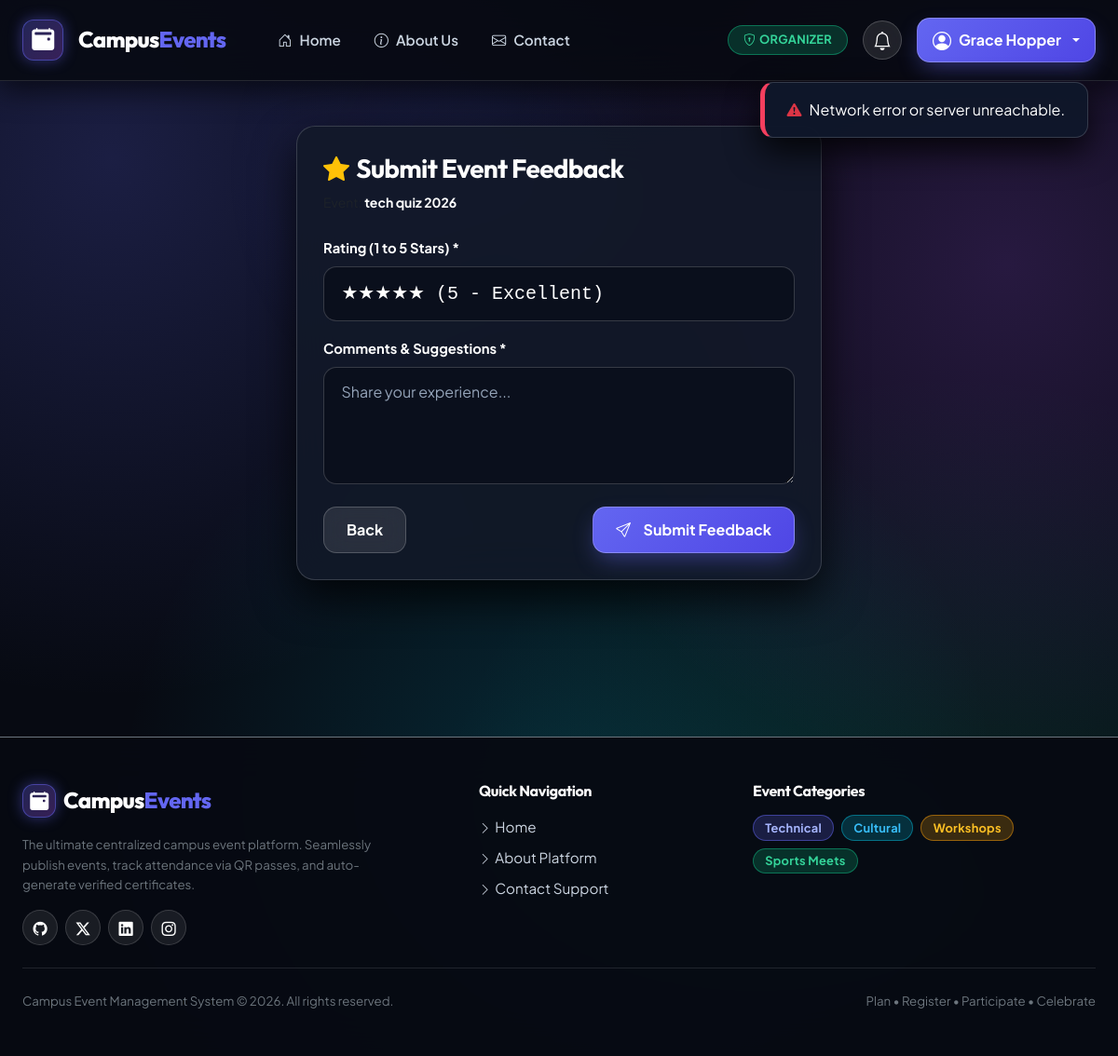
The app's page /feedback/1/ (signed in) with its own data.
### events/models.py (models this page shows, shortened)
class CustomUser(AbstractUser):
    ROLE_CHOICES = (
        ('student', 'Student'),
        ('organizer', 'Organizer'),
        ('faculty', 'Faculty'),
        ('admin', 'Admin'),
    )
    role = models.CharField(max_length=20, choices=ROLE_CHOICES, default='student')
    phone = models.CharField(max_length=15, blank=True, null=True)
    roll_number = models.CharField(max_length=20, blank=True, null=True, unique=True)
    department = models.ForeignKey(Department, on_delete=models.SET_NULL, null=True, blank=True, related_name='users')
    club = models.ForeignKey(Club, on_delete=models.SET_NULL, null=True, blank=True, related_name='organizers')
    @property
    def full_name(self):
        full = f"{self.first_name} {self.last_name}".strip()
        return full if full else self.username

class Event(models.Model):
    STATUS_CHOICES = (
        ('draft', 'Draft'),
        ('published', 'Published'),
        ('completed', 'Completed'),
        ('cancelled', 'Cancelled'),
    )
    APPROVAL_CHOICES = (
        ('pending', 'Pending Approval'),
        ('approved', 'Approved'),
        ('rejected', 'Rejected'),
    )
    event_id = models.AutoField(primary_key=True)
    title = models.CharField(max_length=200)
    category = models.ForeignKey(Category, on_delete=models.CASCADE, related_name='events')
    description = models.TextField()
    venue = models.ForeignKey(Venue, on_delete=models.SET_NULL, null=True, blank=True, related_name='events')
    date = models.DateField()
    time = models.TimeField()
    deadline = models.DateTimeField()
    max_participants = models.PositiveIntegerField()
    banner_image = models.ImageField(upload_to='event_banners/', blank=True, null=True)
    certificate_template = models.ImageField(upload_to='certificate_templates/', blank=True, null=True)
    payment_scanner = models.ImageField(upload_to='payment_scanners/', blank=True, null=True)
    status = models.CharField(max_length=20, choices=STATUS_CHOICES, default='draft')
    approval_status = models.CharField(max_length=20, choices=APPROVAL_CHOICES, default='pending')
    organizer = models.ForeignKey(CustomUser, on_delete=models.CASCADE, related_name='organized_events')
    department = models.ForeignKey(Department, on_delete=models.SET_NULL, null=True, blank=True, related_name='events')
    club = models.ForeignKey(Club, on_delete=models.SET_NULL, null=True, blank=True, related_name='events')
    registration_fee = models.DecimalField(max_digits=8, decimal_places=2, default=0.00)
    skills_learned = models.CharField(max_length=300, blank=True, null=True, help_text="Comma-separated list of skills learned e.g. Python, AI, Leadership")

### events/views.py (the view)
# urls.py: path('feedback/<int:id>/', views.feedback_view, name='feedback_page'),
@login_required
def feedback_view(request, id):
    event = safe_get_object_or_404(Event, pk=id)
    existing_feedback = Feedback.objects.filter(student=request.user, event=event).first()
    return render(request, 'events/feedback.html', {
        'event': event,
        'feedback': existing_feedback
    })

### events/views.py (called while the page is built)
def safe_get_object_or_404(klass, *args, **kwargs):
    try:
        for k, v in list(kwargs.items()):
            if k in ['pk', 'id', 'event_id', 'venue_id', 'department_id', 'club_id', 'registration_id', 'certificate_id']:
                if v is None or (isinstance(v, str) and not v.strip().isdigit()):
                    raise Http404(f"Invalid primary key for {klass.__name__}.")
        return get_object_or_404(klass, *args, **kwargs)
    except (ValueError, TypeError, DjangoValidationError):
        raise Http404(f"Object not found in {klass.__name__}.")

### events/templates/events/feedback.html (shortened to what this page needs)
{% extends 'events/base.html' %}
{% load static %}
{% block content %}
<div class="row justify-content-center">
    <div class="col-12 col-md-8 col-lg-6">
        <div class="glass-card">
            <h3 class="fw-bold text-white mb-2"><i class="bi bi-star-fill text-warning me-2"></i>Submit Event Feedback</h3>
            <p class="text-muted small mb-4">Event: <span class="text-white fw-bold">{{ event.title }}</span></p>
            <form id="feedback-form" onsubmit="handleFeedbackSubmit(event)">
                <div class="mb-3">
                    <label class="form-label text-muted small">Rating (1 to 5 Stars) *</label>
                    <select id="rating" class="form-select form-control-glass fs-5 text-warning font-monospace" required>
                        <option value="5" {% if feedback and feedback.rating == 5 %}selected{% endif %}>★★★★★ (5 - Excellent)</option>
                    </select>
                </div>
                <div class="mb-3">
                    <label class="form-label text-muted small">Comments &amp; Suggestions *</label>
                    <textarea id="comments" class="form-control form-control-glass" rows="4" placeholder="Share your experience..." required>{% if feedback %}{{ feedback.comments }}{% endif %}</textarea>
                </div>
                <div class="mt-4 d-flex justify-content-between">
                    <a href="{% url 'student_dashboard' %}" class="btn btn-glass-secondary px-4">Back</a>
                    <button type="submit" class="btn btn-glass-primary px-4"><i class="bi bi-send me-1"></i>Submit Feedback</button>
                </div>
            </form>
        </div>
    </div>
</div>
{% endblock %}

### events/templates/events/base.html (shortened to what this page needs)
{% load static %}
<!DOCTYPE html>
<html lang="en">
<head>
    <link href="https://cdn.jsdelivr.net/npm/bootstrap@5.3.2/dist/css/bootstrap.min.css" rel="stylesheet">
    <link rel="stylesheet" href="https://cdn.jsdelivr.net/npm/bootstrap-icons@1.11.1/font/bootstrap-icons.css">
    <link rel="stylesheet" href="{% static 'css/style.css' %}">
</head>
<body>
    <nav class="navbar navbar-expand-lg navbar-dark glass-navbar sticky-top py-3" id="mainNavbar">
        <div class="container-xxl px-4">
            <a class="navbar-brand d-flex align-items-center gap-3 text-white" href="{% url 'home' %}">
                <div class="brand-icon-box">
                    <i class="bi bi-calendar2-event-fill fs-4"></i>
                </div>
                <span>Campus<span style="color: var(--color-primary);">Events</span></span>
            </a>
            <div class="collapse navbar-collapse" id="navbarMain">
                <ul class="navbar-nav me-auto mb-2 mb-lg-0 ms-lg-4 gap-1">
                    <li class="nav-item"><a class="nav-link text-white" href="{% url 'home' %}"><i class="bi bi-house-door me-2"></i>Home</a></li>
                    <li class="nav-item"><a class="nav-link" href="{% url 'about' %}"><i class="bi bi-info-circle me-2"></i>About Us</a></li>
                    <li class="nav-item"><a class="nav-link" href="{% url 'contact' %}"><i class="bi bi-envelope me-2"></i>Contact</a></li>
                </ul>
                <div class="d-flex align-items-center gap-3">
                    {% if request.user.is_authenticated %}
                        <span class="badge {% if request.user.role == 'admin' %}badge-rejected{% elif request.user.role == 'faculty' %}badge-pending{% else %}badge-approved{% endif %} text-uppercase px-3 py-2">
                            <i class="bi bi-shield-lock me-1"></i>{{ request.user.role }}
                        </span>
                        <div class="dropdown">
                            <button class="btn btn-glass-secondary rounded-circle position-relative p-2" type="button" data-bs-toggle="dropdown" aria-expanded="false" aria-label="Notifications" style="width:42px; height:42px;">
                                <i class="bi bi-bell text-white fs-5"></i>
                            </button>
                        </div>
                        <div class="dropdown">
                            <button class="btn btn-glass-primary dropdown-toggle d-flex align-items-center gap-2 px-3 py-2" type="button" data-bs-toggle="dropdown">
                                <i class="bi bi-person-circle fs-5"></i>
                                <span>{{ request.user.full_name }}</span>
                            </button>
                        </div>
                    {% else %}
                        <a href="{% url 'login_page' %}" class="btn btn-glass-secondary px-4"><i class="bi bi-box-arrow-in-right me-1"></i>Sign In</a>
                        <a href="{% url 'register_page' %}" class="btn btn-glass-primary px-4"><i class="bi bi-person-plus me-1"></i>Register</a>
                    {% endif %}
                </div>
            </div>
        </div>
    </nav>
    <main class="container-xxl px-4 py-5" style="min-height: 82vh;">
        {% block content %}{% endblock %}
    </main>
    <footer class="footer-glass py-5 mt-5 border-top border-secondary">
        <div class="container-xxl px-4">
            <div class="row g-4 mb-4">
                <div class="col-12 col-md-5">
                    <a class="navbar-brand d-flex align-items-center gap-2 text-white mb-3" href="{% url 'home' %}">
                        <div class="brand-icon-box" style="width:36px; height:36px;">
                            <i class="bi bi-calendar2-event-fill fs-5"></i>
                        </div>
                        <span class="fs-4">Campus<span style="color: var(--color-primary);">Events</span></span>
                    </a>
                    <p class="text-secondary small mb-3" style="max-width: 380px;">
                        The ultimate centralized campus event platform. Seamlessly publish events, track attendance via QR passes, and auto-generate verified certificates.
                    </p>
                    <div class="d-flex gap-2">
                        <a href="#" class="social-icon-btn" aria-label="Github"><i class="bi bi-github"></i></a>
                        <a href="#" class="social-icon-btn" aria-label="Twitter"><i class="bi bi-twitter-x"></i></a>
                        <a href="#" class="social-icon-btn" aria-label="Linkedin"><i class="bi bi-linkedin"></i></a>
                        <a href="#" class="social-icon-btn" aria-label="Instagram"><i class="bi bi-instagram"></i></a>
                    </div>
                </div>
                <div class="col-6 col-md-3">
                    <h6 class="fw-bold text-white mb-3">Quick Navigation</h6>
                    <ul class="list-unstyled space-y-2 mb-0">
                        <li class="mb-2"><a href="{% url 'home' %}" class="footer-link"><i class="bi bi-chevron-right me-1 small"></i>Home</a></li>
                        <li class="mb-2"><a href="{% url 'about' %}" class="footer-link"><i class="bi bi-chevron-right me-1 small"></i>About Platform</a></li>
                        <li class="mb-2"><a href="{% url 'contact' %}" class="footer-link"><i class="bi bi-chevron-right me-1 small"></i>Contact Support</a></li>
                    </ul>
                </div>
                <div class="col-6 col-md-4">
                    <h6 class="fw-bold text-white mb-3">Event Categories</h6>
                    <div class="d-flex flex-wrap gap-2">
                        <span class="badge badge-indigo-glass">Technical</span>
                        <span class="badge badge-info-glass">Cultural</span>
                        <span class="badge badge-warning-glass">Workshops</span>
                        <span class="badge badge-success-glass">Sports Meets</span>
                    </div>
                </div>
            </div>
            <div class="pt-4 border-top border-secondary border-opacity-25 d-flex flex-column flex-sm-row justify-content-between align-items-center gap-2">
                <small class="text-secondary">Campus Event Management System &copy; 2026. All rights reserved.</small>
                <small class="text-secondary">Plan &bull; Register &bull; Participate &bull; Celebrate</small>
            </div>
        </div>
    </footer>
</body>
</html>

### records on screen
CustomUser: user.role "ORGANIZER", user.full_name "Grace Hopper"
Event: title "tech quiz 2026"
